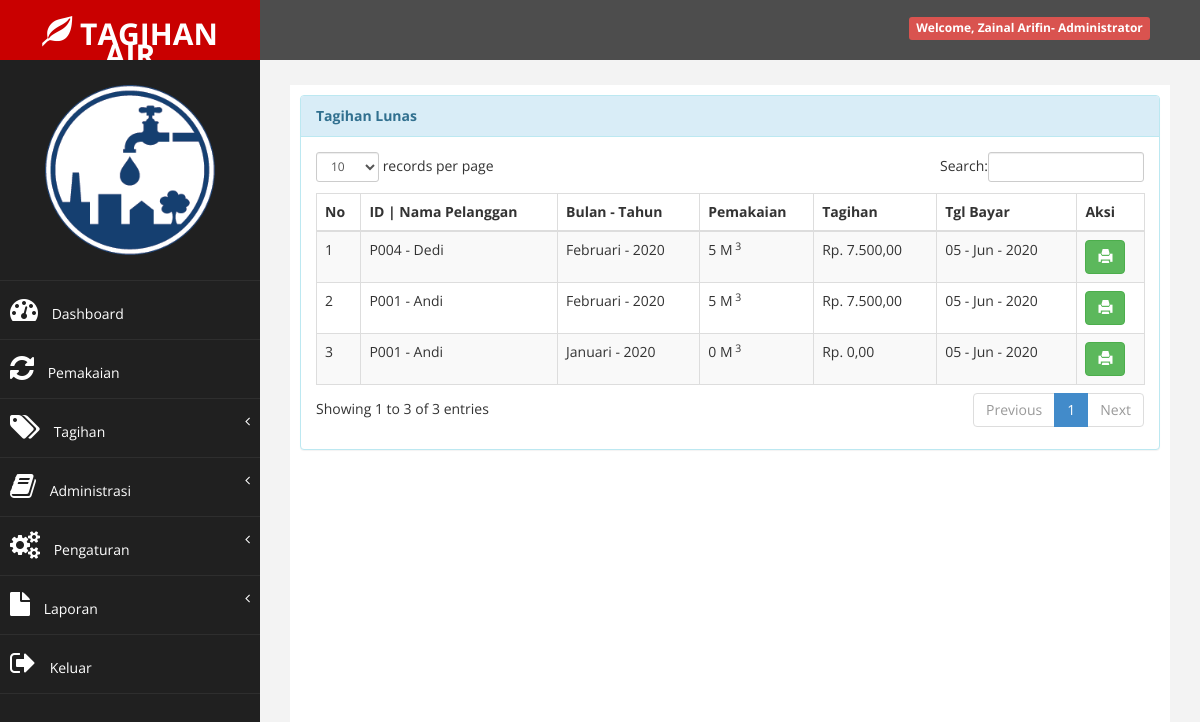
Page /?halaman=lunas_tampil (signed in) on the committed database.
### tables this page shows
CREATE TABLE `tb_pelanggan` (
  `id_pelanggan` char(15) NOT NULL,
  `nama_pelanggan` varchar(20) NOT NULL,
  `alamat` varchar(40) NOT NULL,
  `no_hp` char(15) NOT NULL,
  `status` char(10) NOT NULL DEFAULT 'Aktif',
  `id_layanan` int(11) NOT NULL
);

CREATE TABLE `tb_bulan` (
  `id_bulan` char(3) NOT NULL,
  `nama_bulan` varchar(10) NOT NULL
);

CREATE TABLE `tb_pakai` (
  `id_pakai` char(11) NOT NULL,
  `id_pelanggan` char(15) NOT NULL,
  `bulan` char(3) NOT NULL,
  `tahun` char(4) NOT NULL,
  `awal` int(11) NOT NULL,
  `akhir` int(11) NOT NULL,
  `pakai` int(11) NOT NULL
);

CREATE TABLE `tb_tagihan` (
  `id_tagihan` int(11) NOT NULL,
  `id_pakai` char(11) NOT NULL,
  `tagihan` int(11) NOT NULL,
  `status` char(12) NOT NULL DEFAULT 'Belum Bayar'
);

CREATE TABLE `tb_pembayaran` (
  `id_tagihan` int(11) NOT NULL,
  `tgl_bayar` date NOT NULL,
  `uang_bayar` int(11) NOT NULL,
  `kembali` int(11) NOT NULL
);

### inc/rupiah.php (called while the page is built)
<?php
function rupiah($angka){
	$hasil_rupiah = "Rp. " . number_format($angka,2,',','.');
	return $hasil_rupiah;
}
?>

### super/tagih/lunas_tampil.php (the view)
<div class="row">
                <div class="col-md-12">
                    <div class="panel panel-info">
                        <div class="panel-heading">
                             <b>Tagihan Lunas</b>
                        </div>
                        <div class="panel-body">
                            <div class="table-responsive">
                                <table class="table table-striped table-bordered table-hover" id="dataTables-example">
                                    <thead>
                                        <tr>
                                            <th>No</th>
                                            <th>ID | Nama Pelanggan</th>
                                            <th>Bulan - Tahun</th>
                                            <th>Pemakaian</th>
                                            <th>Tagihan</th>
                                            <th>Tgl Bayar</th>
                                            <th>Aksi</th>
                                        </tr>
                                    </thead>
                                    <tbody>
                                    <?php
                                    $no = 1;
                                    $sql = $koneksi->query("select p.id_pelanggan, p.nama_pelanggan, t.id_tagihan, t.tagihan, t.status,
                                    k.tahun, k.pakai, b.tgl_bayar, bl.nama_bulan
                                    from tb_pelanggan p inner join tb_pakai k on p.id_pelanggan=k.id_pelanggan
                                    inner join tb_tagihan t on k.id_pakai=t.id_pakai
                                    inner join tb_pembayaran b on t.id_tagihan=b.id_tagihan
                                    inner join tb_bulan bl on k.bulan=bl.id_bulan where t.status='Lunas' order by tgl_bayar desc, tahun desc, id_bulan desc");
                                    while ($data= $sql->fetch_assoc()) {
                                    ?>
                                    <tr>
                                        <td><?php echo $no++; ?></td>
                                        <td><?php echo $data['id_pelanggan']; ?> - <?php echo $data['nama_pelanggan']; ?></td>
                                        <td><?php echo $data['nama_bulan']; ?> - <?php echo $data['tahun']; ?></td>
                                        <td><?php echo $data['pakai']; ?> M<sup> 3</sup></td>
                                        <td><?php echo rupiah($data['tagihan']); ?></td>
                                        <td><?php  $tgl = $data['tgl_bayar']; echo date("d - M - Y", strtotime($tgl))?></td>
                                        <td>
                                        <a href="./report/cetak_pembayaran.php?id_tagihan=<?php echo $data['id_tagihan']; ?>" target=" _blank" title="Cetak Struk Pembayaran" class="btn btn-success"><i class="glyphicon glyphicon-print"></i></a>
                                        </td>
                                    </tr>
                                    <?php
                                    }
                                    ?>
                                    </tbody>
                                    </div>
                                </div>
                            </div>
                        </div>
                    </div>
                </div>

### assets/css/custom.css (style rules this page uses)
body { font-family: 'Open Sans', sans-serif; }

### rows in the picture
tb_pelanggan: id_pelanggan "P004", nama_pelanggan "Dedi", tb_bulan.nama_bulan "Februari", tb_pakai.tahun "2020", tb_pakai.pakai "5", tb_tagihan.tagihan "Rp. 7.500,00", tb_pembayaran.tgl_bayar "05 - Jun - 2020"
tb_pelanggan: id_pelanggan "P001", nama_pelanggan "Andi", tb_bulan.nama_bulan "Februari", tb_pakai.tahun "2020", tb_pakai.pakai "5", tb_tagihan.tagihan "Rp. 7.500,00", tb_pembayaran.tgl_bayar "05 - Jun - 2020", tb_bulan.nama_bulan "Januari", tb_pakai.pakai "0", tb_tagihan.tagihan "Rp. 0,00"

### other values in the picture
$data_nama_lengkap "Zainal Arifin"
$data_level "Administrator"
